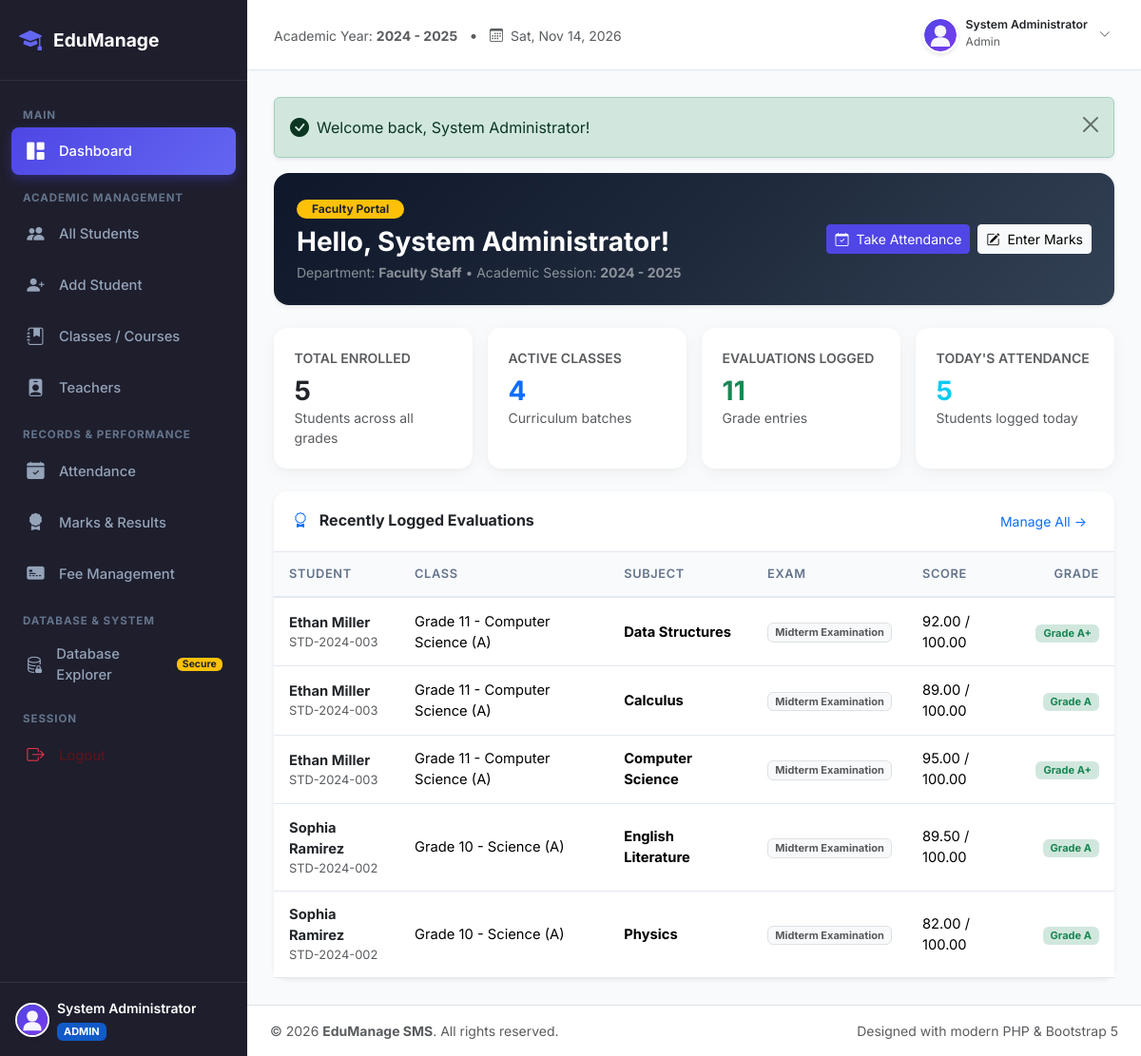
/student_management_system/teacher/dashboard.php (signed in), run on the app's committed database.
### tables this page shows
CREATE TABLE `marks` (
  `id` INT AUTO_INCREMENT PRIMARY KEY,
  `student_id` INT NOT NULL,
  `subject` VARCHAR(100) NOT NULL,
  `marks_obtained` DECIMAL(5,2) NOT NULL DEFAULT 0.00,
  `total_marks` DECIMAL(5,2) NOT NULL DEFAULT 100.00,
  `exam_type` VARCHAR(50) NOT NULL DEFAULT 'Final Exam',
  `created_at` TIMESTAMP DEFAULT CURRENT_TIMESTAMP,
  CONSTRAINT `fk_marks_student` FOREIGN KEY (`student_id`) REFERENCES `students` (`id`) ON DELETE CASCADE ON UPDATE CASCADE
);

CREATE TABLE `students` (
  `id` INT AUTO_INCREMENT PRIMARY KEY,
  `user_id` INT NULL UNIQUE,
  `roll_no` VARCHAR(30) NOT NULL UNIQUE,
  `name` VARCHAR(100) NOT NULL,
  `class_id` INT NOT NULL,
  `dob` DATE DEFAULT NULL,
  `gender` ENUM('Male', 'Female', 'Other') DEFAULT 'Male',
  `email` VARCHAR(100) DEFAULT NULL,
  `phone` VARCHAR(25) DEFAULT NULL,
  `address` TEXT DEFAULT NULL,
  `photo` VARCHAR(255) DEFAULT 'default-avatar.svg',
  `created_at` TIMESTAMP DEFAULT CURRENT_TIMESTAMP,
  CONSTRAINT `fk_students_user` FOREIGN KEY (`user_id`) REFERENCES `users` (`id`) ON DELETE SET NULL ON UPDATE CASCADE,
  CONSTRAINT `fk_students_class` FOREIGN KEY (`class_id`) REFERENCES `classes` (`id`) ON DELETE CASCADE ON UPDATE CASCADE
);

CREATE TABLE `classes` (
  `id` INT AUTO_INCREMENT PRIMARY KEY,
  `class_name` VARCHAR(100) NOT NULL,
  `section` VARCHAR(20) DEFAULT 'A',
  `room_no` VARCHAR(20) DEFAULT NULL,
  `created_at` TIMESTAMP DEFAULT CURRENT_TIMESTAMP
);

### student_management_system/teacher/dashboard.php (the view, shortened to what this page needs)
<?php
require_once __DIR__ . '/../includes/header.php';
require_once __DIR__ . '/../includes/sidebar.php';
require_once __DIR__ . '/../includes/navbar.php';
$currentUser = getCurrentUser();
$teacherStmt = $pdo->prepare("SELECT * FROM teachers WHERE user_id = ?");
$teacherStmt->execute([$currentUser['id']]);
$teacher = $teacherStmt->fetch();
$totalStudents = (int)$pdo->query("SELECT COUNT(*) FROM students")->fetchColumn();
$totalClasses = (int)$pdo->query("SELECT COUNT(*) FROM classes")->fetchColumn();
$totalMarksRecorded = (int)$pdo->query("SELECT COUNT(*) FROM marks")->fetchColumn();
$todayAttendance = (int)$pdo->query("SELECT COUNT(*) FROM attendance WHERE date = CURDATE()")->fetchColumn();
$recentMarks = $pdo->query("
    SELECT m.*, s.name as student_name, s.roll_no, c.class_name, c.section
    FROM marks m
    JOIN students s ON m.student_id = s.id
    LEFT JOIN classes c ON s.class_id = c.id
    ORDER BY m.id DESC LIMIT 5
")->fetchAll();
?>
<div class="card border-0 shadow-sm text-white mb-4" style="background: linear-gradient(135deg, #0f172a 0%, #1e293b 50%, #334155 100%); border-radius: 16px;">
    <div class="card-body p-4">
        <div class="d-flex flex-wrap align-items-center justify-content-between gap-3">
            <div>
                <span class="badge bg-warning text-dark rounded-pill px-3 py-1 mb-2">Faculty Portal</span>
                <h3 class="fw-bold mb-1">Hello, <?php echo htmlspecialchars($teacher['name'] ?? $currentUser['name']); ?>!</h3>
                <p class="mb-0 text-white-50 small">
                    Department: <strong><?php echo htmlspecialchars($teacher['subject'] ?? 'Faculty Staff'); ?></strong> &bull;
                    Academic Session: <strong>2024 - 2025</strong>
                </p>
            </div>
            <div class="d-flex gap-2">
                <a href="<?php echo BASE_URL; ?>admin/attendance.php" class="btn btn-primary btn-sm">
                    <i class="bi bi-calendar-check me-1"></i> Take Attendance
                </a>
                <a href="<?php echo BASE_URL; ?>admin/marks.php" class="btn btn-light btn-sm">
                    <i class="bi bi-pencil-square me-1"></i> Enter Marks
                </a>
            </div>
        </div>
    </div>
</div>
<div class="row g-3 mb-4">
    <div class="col-md-3">
        <div class="card stat-card border-0 h-100">
            <span class="text-muted small fw-semibold text-uppercase">Total Enrolled</span>
            <h3 class="fw-bold text-dark mt-2 mb-0"><?php echo $totalStudents; ?></h3>
            <small class="text-muted">Students across all grades</small>
        </div>
    </div>
    <div class="col-md-3">
        <div class="card stat-card border-0 h-100">
            <span class="text-muted small fw-semibold text-uppercase">Active Classes</span>
            <h3 class="fw-bold text-primary mt-2 mb-0"><?php echo $totalClasses; ?></h3>
            <small class="text-muted">Curriculum batches</small>
        </div>
    </div>
    <div class="col-md-3">
        <div class="card stat-card border-0 h-100">
            <span class="text-muted small fw-semibold text-uppercase">Evaluations Logged</span>
            <h3 class="fw-bold text-success mt-2 mb-0"><?php echo $totalMarksRecorded; ?></h3>
            <small class="text-muted">Grade entries</small>
        </div>
    </div>
    <div class="col-md-3">
        <div class="card stat-card border-0 h-100">
            <span class="text-muted small fw-semibold text-uppercase">Today's Attendance</span>
            <h3 class="fw-bold text-info mt-2 mb-0"><?php echo $todayAttendance; ?></h3>
            <small class="text-muted">Students logged today</small>
        </div>
    </div>
</div>
<div class="card border-0 shadow-sm">
    <div class="card-header bg-transparent d-flex justify-content-between align-items-center py-3">
        <h6 class="fw-bold mb-0 text-slate-800"><i class="bi bi-award me-2 text-primary"></i> Recently Logged Evaluations</h6>
        <a href="<?php echo BASE_URL; ?>admin/marks.php" class="btn btn-sm btn-link text-decoration-none small">Manage All &rarr;</a>
    </div>
    <div class="table-responsive">
        <table class="table mb-0 align-middle">
            <thead>
                <tr>
                    <th>Student</th>
                    <th>Class</th>
                    <th>Subject</th>
                    <th>Exam</th>
                    <th>Score</th>
                    <th class="text-end">Grade</th>
                </tr>
            </thead>
            <tbody>
                <?php if (empty($recentMarks)): ?>
                    <tr><td colspan="6" class="text-center py-4 text-muted">No evaluations logged yet.</td></tr>
                <?php else: ?>
                    <?php foreach ($recentMarks as $m):
                        $gr = calculateGrade($m['marks_obtained'], $m['total_marks']);
                    ?>
                        <tr>
                            <td>
                                <strong class="text-dark"><?php echo htmlspecialchars($m['student_name']); ?></strong>
                                <div class="small text-muted"><?php echo htmlspecialchars($m['roll_no']); ?></div>
                            </td>
                            <td><?php echo htmlspecialchars($m['class_name'] . ' (' . $m['section'] . ')'); ?></td>
                            <td><strong><?php echo htmlspecialchars($m['subject']); ?></strong></td>
                            <td><span class="badge bg-light text-muted border"><?php echo htmlspecialchars($m['exam_type']); ?></span></td>
                            <td><?php echo $m['marks_obtained']; ?> / <?php echo $m['total_marks']; ?></td>
                            <td class="text-end">
                                <span class="badge bg-<?php echo $gr['badge']; ?>-subtle text-<?php echo $gr['badge']; ?> px-2 py-1">
                                    Grade <?php echo $gr['grade']; ?>
                                </span>
                            </td>
                        </tr>
                    <?php endforeach; ?>
                <?php endif; ?>
            </tbody>
        </table>
    </div>
</div>
<?php require_once __DIR__ . '/../includes/footer.php'; ?>

### student_management_system/assets/css/style.css (style rules this page uses)
:root { --primary: #4f46e5; --primary-hover: #4338ca; --primary-light: #eef2ff; --secondary: #64748b; --success: #10b981; --warning: #f59e0b; --danger: #ef4444; --info: #06b6d4; --dark: #0f172a; --slate-800: #1e293b; --slate-700: #334155; --slate-100: #f1f5f9; --slate-50: #f8fafc; --border-color: #e2e8f0; --sidebar-width: 260px; --sidebar-bg: #1e1e2d; --card-shadow: 0 4px 20px -2px rgba(0, 0, 0, 0.05), 0 2px 6px -1px rgba(0, 0, 0, 0.03); --card-hover-shadow: 0 10px 25px -3px rgba(0, 0, 0, 0.08), 0 4px 10px -2px rgba(0, 0, 0, 0.04); }
body { font-family: 'Inter', -apple-system, BlinkMacSystemFont, "Segoe UI", Roboto, Helvetica, Arial, sans-serif; background-color: #f8fafc; color: #334155; min-height: 100vh; display: flex; flex-direction: column; }
.card { border: 1px solid var(--border-color); border-radius: 14px; box-shadow: var(--card-shadow); background: #ffffff; transition: transform 0.2s ease, box-shadow 0.2s ease; }
.card-header { background-color: #ffffff; border-bottom: 1px solid var(--border-color); padding: 1rem 1.25rem; font-weight: 600; }
.stat-card { border: none; border-radius: 14px; box-shadow: var(--card-shadow); padding: 1.35rem; transition: all 0.2s ease; position: relative; overflow: hidden; }
.table { vertical-align: middle; }
.table thead th { background-color: #f8fafc; color: #64748b; font-size: 0.8rem; text-transform: uppercase; letter-spacing: 0.05em; font-weight: 600; border-bottom: 2px solid var(--border-color); padding: 0.85rem 1rem; }
.table tbody td { padding: 0.85rem 1rem; border-bottom: 1px solid var(--border-color); font-size: 0.92rem; }
.btn-primary { background-color: var(--primary); border-color: var(--primary); }

### data on the page
marks: student.name "Ethan Miller", student.roll_no "STD-2024-003", classes.class_name+section "Grade 11 - Computer Science (A)", subject "Data Structures", exam_type "Midterm Examination", marks_obtained "92.00", total_marks "100.00", marks_obtained+total_marks "A+"
marks: student.name "Ethan Miller", student.roll_no "STD-2024-003", classes.class_name+section "Grade 11 - Computer Science (A)", subject "Calculus", exam_type "Midterm Examination", marks_obtained "89.00", total_marks "100.00", marks_obtained+total_marks "A"
marks: student.name "Ethan Miller", student.roll_no "STD-2024-003", classes.class_name+section "Grade 11 - Computer Science (A)", subject "Computer Science", exam_type "Midterm Examination", marks_obtained "95.00", total_marks "100.00", marks_obtained+total_marks "A+"
marks: student.name "Sophia Ramirez", student.roll_no "STD-2024-002", classes.class_name+section "Grade 10 - Science (A)", subject "English Literature", exam_type "Midterm Examination", marks_obtained "89.50", total_marks "100.00", marks_obtained+total_marks "A"
marks: student.name "Sophia Ramirez", student.roll_no "STD-2024-002", classes.class_name+section "Grade 10 - Science (A)", subject "Physics", exam_type "Midterm Examination", marks_obtained "82.00", total_marks "100.00", marks_obtained+total_marks "A"

### other printed values
$currentUser['name'] "System Administrator"
$role "ADMIN"
$role "Admin"
$message "Welcome back, System Administrator!"
$teacher['name'] "System Administrator"
$teacher['subject'] "Faculty Staff"
$totalStudents "5"
$totalClasses "4"
$totalMarksRecorded "11"
$todayAttendance "5"
APP_NAME "EduManage SMS"
